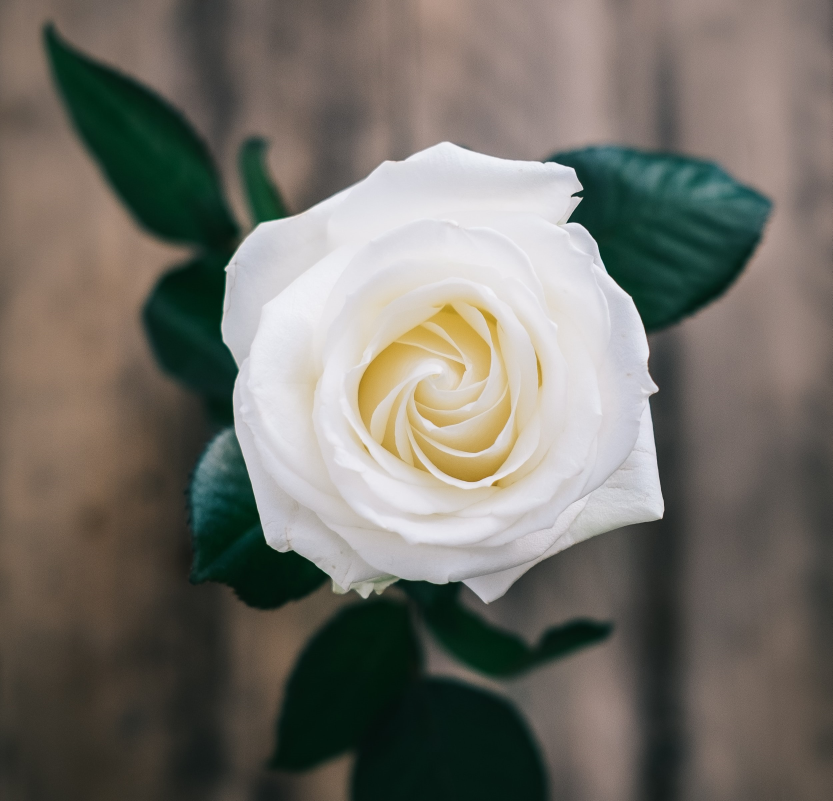
#> input picture server/images/ecgs/2-1.jpg, 2497 x 2402 px (shown at 1/3 size)
$ python scan.py images/ecgs/2-1.jpg out.png
#> lines starting #> are read from the running program, lines starting #| are printed output that depends on the picture; after the words box and inside, x2 and y2 are one past the last pixel; in counts of white or black regions, pixels touching at a corner belong together
import sys

import numpy as np
import cv2
import imutils

RESIZED_MAX_SIDE = 320
NORMALIZED = 1600
X_CROP = 16
Y_CROP = 16

def load_and_resize_image(image_path, new_max_side = RESIZED_MAX_SIDE):
    image = cv2.imread(image_path)
    orig = image.copy()

    max_side = max(image.shape[0], image.shape[1])
    ratio = new_max_side / max_side

    width = int(ratio * image.shape[1])
    height = int(ratio * image.shape[0])
    resized_image = cv2.resize(image, (width, height))

    return resized_image, orig, ratio

def process_image(image, gaussian_kernel = (3, 3)):
    gray_scaled = cv2.cvtColor(image, cv2.COLOR_BGR2GRAY)

    blurred = cv2.GaussianBlur(gray_scaled, gaussian_kernel, 0)

    edged = cv2.Canny(blurred, 64, 210)

    return edged

def find_screen_contour(edged_image):
    contours = cv2.findContours(edged_image.copy(), cv2.RETR_LIST, cv2.CHAIN_APPROX_SIMPLE)
    contours = imutils.grab_contours(contours)
    contours = sorted(contours, key=cv2.contourArea, reverse=True)[:4]

    EPSILON = 0.05
    screen_contour = None

    for contour in contours:
        perimeter = cv2.arcLength(contour, True)
        approx = cv2.approxPolyDP(contour, EPSILON * perimeter, True)

        if len(approx) == 4:
            screen_contour = approx
            break

    return screen_contour

def four_point_transform(image, pts):
    rect = np.zeros((4, 2), dtype="float32")

    s = pts.sum(axis=1)
    rect[0] = pts[np.argmin(s)]
    rect[2] = pts[np.argmax(s)]

    diff = np.diff(pts, axis=1)
    rect[1] = pts[np.argmin(diff)]
    rect[3] = pts[np.argmax(diff)]

    width_a = np.sqrt(((rect[2][0] - rect[3][0]) ** 2) + ((rect[2][1] - rect[3][1]) ** 2))
    width_b = np.sqrt(((rect[1][0] - rect[0][0]) ** 2) + ((rect[1][1] - rect[0][1]) ** 2))
    min_width = min(int(width_a), int(width_b))

    height_a = np.sqrt(((rect[1][0] - rect[2][0]) ** 2) + ((rect[1][1] - rect[2][1]) ** 2))
    height_b = np.sqrt(((rect[0][0] - rect[3][0]) ** 2) + ((rect[0][1] - rect[3][1]) ** 2))
    min_height = min(int(height_a), int(height_b))

    dst = np.array([
        [0, 0],
        [min_width - 1, 0],
        [min_width - 1, min_height - 1],
        [0, min_height - 1]], dtype="float32")

    matrix = cv2.getPerspectiveTransform(rect, dst)
    warped = cv2.warpPerspective(image, matrix, (min_width, min_height))

    return warped

def normalize(scanned) :

    max_side = max(scanned.shape[0], scanned.shape[1])
    ratio = NORMALIZED / max_side

    width = int(ratio * scanned.shape[1])
    height = int(ratio * scanned.shape[0])
    normalized = cv2.resize(scanned, (width, height))

    return normalized

def crop(normalized, x_crop = X_CROP, y_crop = Y_CROP) :

    width = normalized.shape[1]
    height = normalized.shape[0]

    start_x = x_crop
    start_y = y_crop

    end_x = width - x_crop
    end_y = height - x_crop

    cropped = normalized[start_y:end_y,start_x:end_x]

    return cropped

def scan(image_path):
    resized_image, orig, ratio = load_and_resize_image(image_path)
#> in load_and_resize_image, image is the input picture: shape (2402, 2497, 3); mean B, G, R 104.3, 112, 114.9
#> in load_and_resize_image, `resized_image = cv2.resize(image, (width, height))`:
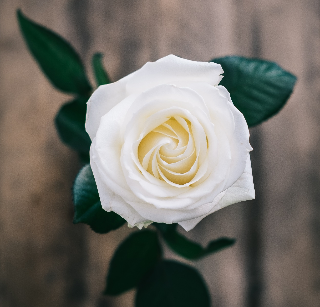
#> resized_image: shape (307, 320, 3); mean B, G, R 104.2, 111.9, 114.8
#> ratio = 0.128
    edged_image = process_image(resized_image)
#> in process_image, `gray_scaled = cv2.cvtColor(image, cv2.COLOR_BGR2GRAY)`:
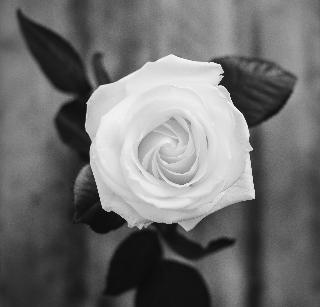
#> gray_scaled: shape (307, 320); min 12, max 243, mean 111.9
#> in process_image, `edged = cv2.Canny(blurred, 64, 210)`:
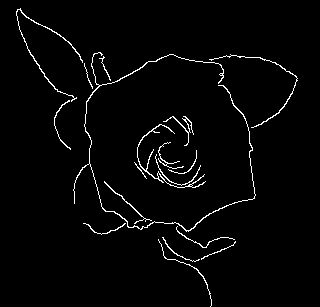
#> edged: shape (307, 320); 2.5% white in thin lines or dots, all inside (x1, y1, x2, y2) = (16, 8, 298, 307)
    screen_contour = find_screen_contour(edged_image)
#> in find_screen_contour, `contours = cv2.findContours(edged_image.copy(), cv2.RETR_LIST, cv2.CHA..`: contours = 20 contours, 12 with area under 20; largest, box (x1, y1, x2, y2) and area: (73, 52, 256, 232) 156, (16, 8, 83, 102) 78, (137, 124, 206, 188) 74, (209, 54, 298, 128) 48, (104, 181, 152, 224) 34, (163, 116, 194, 146) 32, (155, 154, 201, 186) 22, (54, 100, 71, 150) 22
#> in find_screen_contour, `contours = sorted(contours, key=cv2.contourArea, reverse=True)[:4]`: contours = 4 contours; box (x1, y1, x2, y2) and area: (73, 52, 256, 232) 156, (16, 8, 83, 102) 78, (137, 124, 206, 188) 74, (209, 54, 298, 128) 48
#> the loop in find_screen_contour, `for contour in contours:` made 2 passes
#> (perimeter, screen_contour) on pass 2: (437.8, [[17, 9], [76, 98], [17, 10], [79, 54]])
#> perimeter on pass 1: 1440
#> screen_contour = [[17, 9], [76, 98], [17, 10], [79, 54]]

    if screen_contour is None:
        print("Aucun ECG trouvé.")
    else:
        warped_image = four_point_transform(orig, screen_contour.reshape(4, 2) * (1 / ratio))
#> in four_point_transform, `s = pts.sum(axis=1)`: s = [202.9, 1357.7, 210.7, 1037.8]
#> in four_point_transform, `diff = np.diff(pts, axis=1)`: diff = [-62.42, 171.7, -54.62, -195.1]
#> in four_point_transform, `warped = cv2.warpPerspective(image, matrix, (min_width, min_height))`:
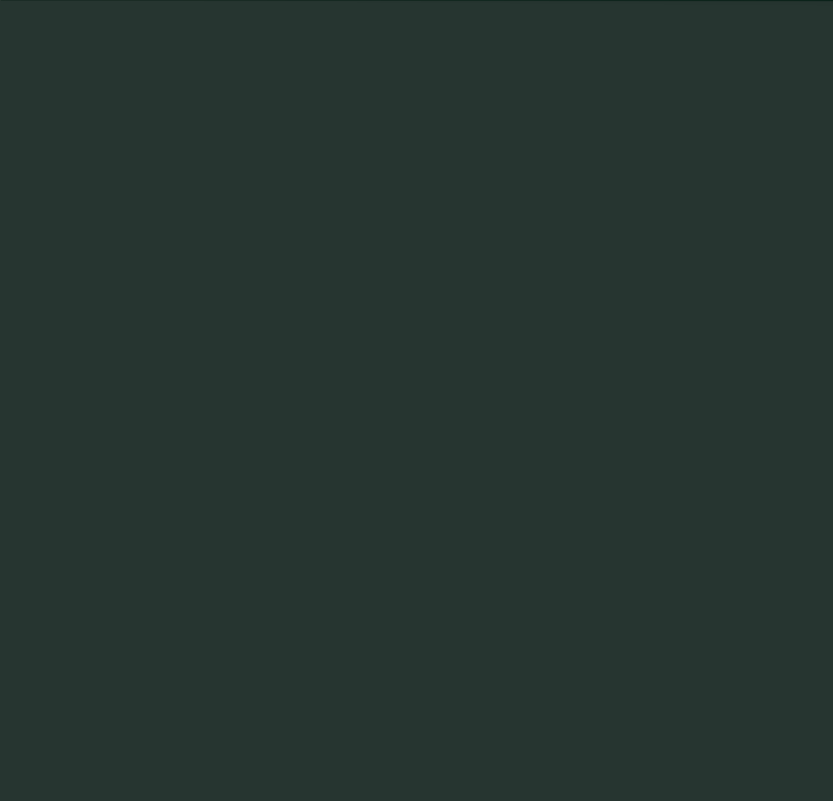
#> warped: shape (2402, 2497, 3) (shown at 1/3 size); mean B, G, R 48, 53, 38

        normalized = normalize(warped_image)

        cropped = crop(normalized)

        return cropped

src_path = sys.argv[1]
dst_path = sys.argv[2]

ecg_scan = scan(src_path)

if ecg_scan is not None:
    cv2.imwrite(dst_path, ecg_scan)
    sys.exit(0)
#> (the program exits here)

$ run again, on server/images/ecgs/3-1.jpg
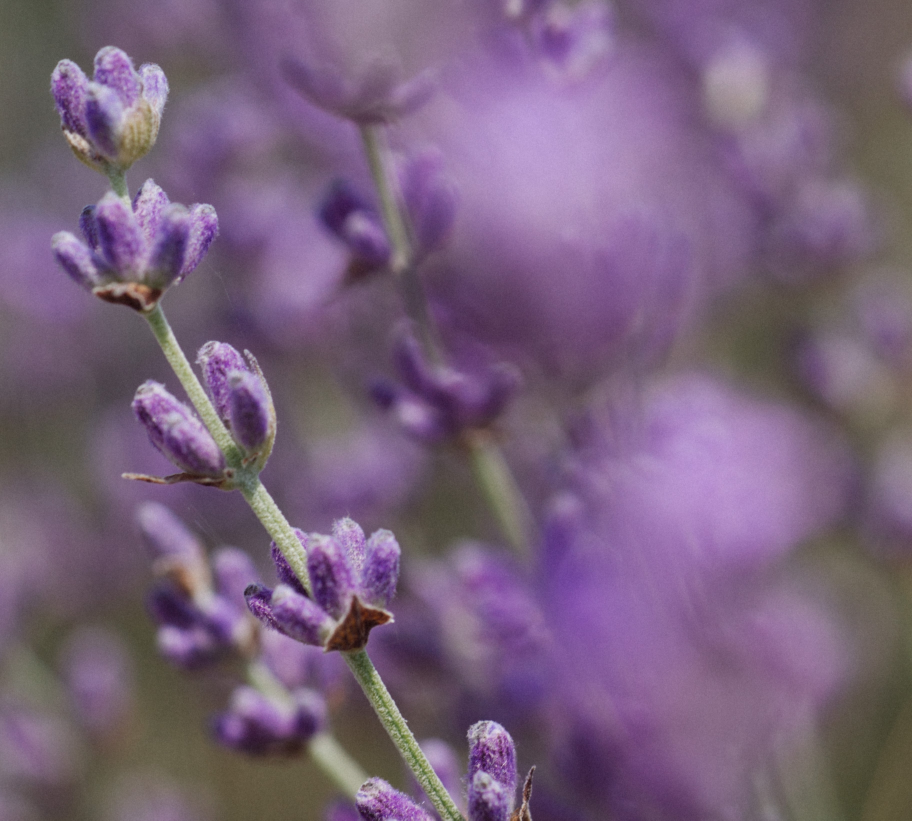
#> input picture server/images/ecgs/3-1.jpg, 3648 x 3281 px (shown at 1/4 size)
#> in load_and_resize_image, image is the input picture: shape (3281, 3648, 3); mean B, G, R 123, 97.7, 119.9
#> in scan, `resized_image, orig, ratio = load_and_resize_image(image_path)`: ratio = 0.0877
#> in process_image, `edged = cv2.Canny(blurred, 64, 210)`:
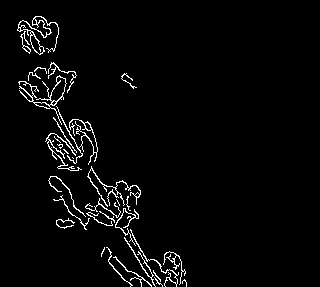
#> edged: shape (287, 320); 3.1% white in thin lines or dots, all inside (x1, y1, x2, y2) = (17, 16, 187, 287)
#> in find_screen_contour, `contours = cv2.findContours(edged_image.copy(), cv2.RETR_LIST, cv2.CHA..`: contours = 44 contours, 23 with area under 20; largest, box (x1, y1, x2, y2) and area: (18, 75, 67, 125) 357, (17, 16, 59, 55) 227, (50, 76, 67, 102) 224, (30, 34, 44, 55) 126, (56, 106, 98, 165) 100
#> in find_screen_contour, `contours = sorted(contours, key=cv2.contourArea, reverse=True)[:4]`: contours = 4 contours; box (x1, y1, x2, y2) and area: (18, 75, 67, 125) 357, (17, 16, 59, 55) 227, (50, 76, 67, 102) 224, (30, 34, 44, 55) 126
#> the loop in find_screen_contour, `for contour in contours:` made 1 pass
#> (perimeter, screen_contour) on pass 1: (439, [[19, 81], [61, 124], [65, 78], [49, 105]])
#> in scan, `screen_contour = find_screen_contour(edged_image)`: screen_contour = [[19, 81], [61, 124], [65, 78], [49, 105]]
#> s = [1140, 2109, 1630.2, 1755.6]
#> diff = [706.8, 718.2, 148.2, 638.4]
#> in four_point_transform, `warped = cv2.warpPerspective(image, matrix, (min_width, min_height))`:
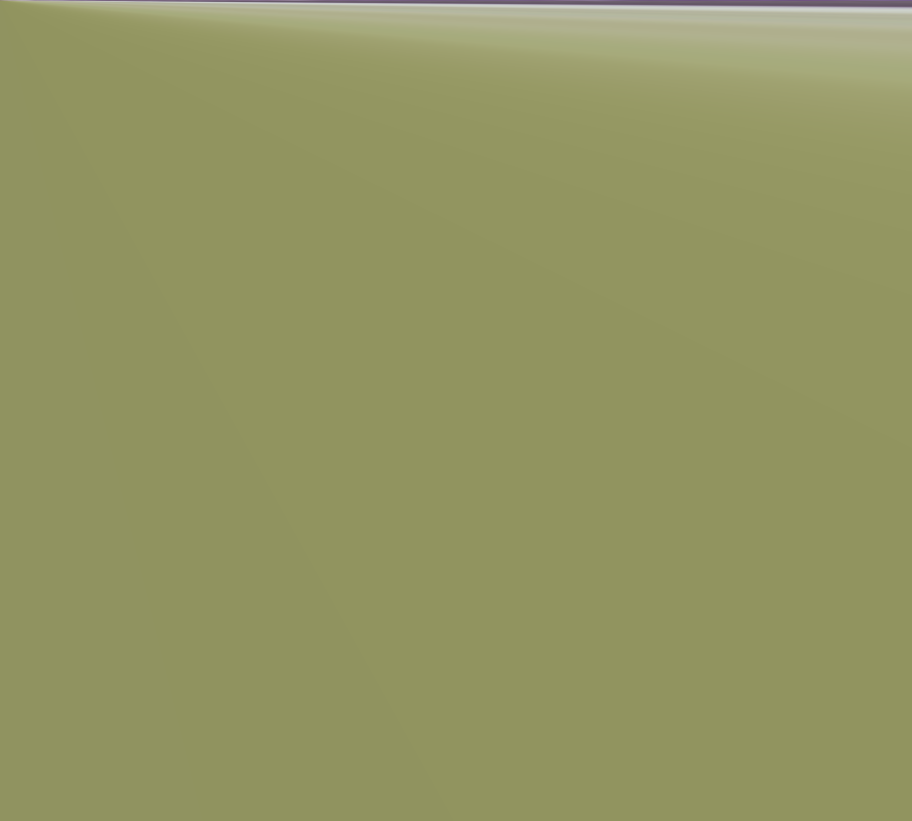
#> warped: shape (3281, 3648, 3) (shown at 1/4 size); mean B, G, R 98.4, 149.7, 146.8
